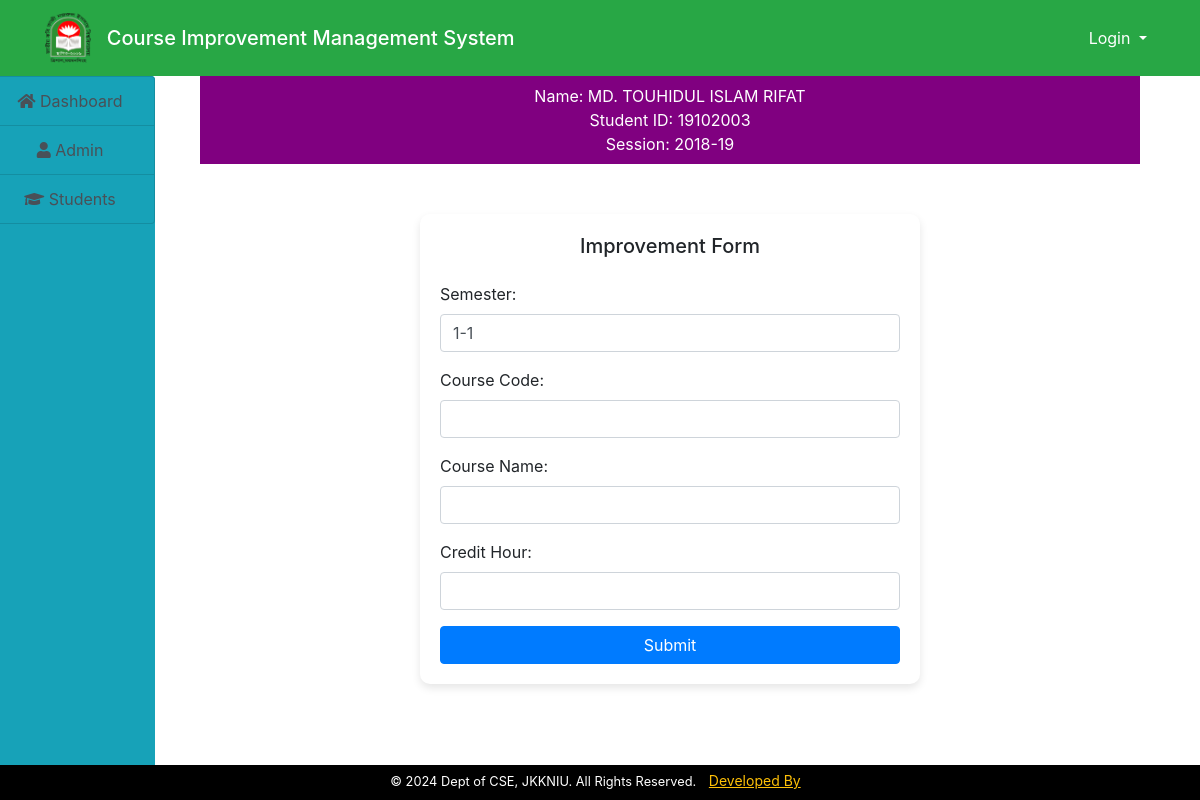
The page /admin/add_for_imp.php?id=3&name=touhid on the database its author committed.
### tables this page shows
CREATE TABLE `students` (
  `id` int(11) NOT NULL,
  `name` varchar(200) NOT NULL,
  `username` varchar(200) NOT NULL,
  `department` varchar(40) NOT NULL,
  `stud_id` varchar(100) NOT NULL,
  `reg_no` varchar(100) NOT NULL,
  `email` varchar(200) NOT NULL,
  `gender` varchar(200) NOT NULL,
  `phone` varchar(200) NOT NULL,
  `password` varchar(200) NOT NULL,
  `data_reg` varchar(200) NOT NULL,
  `status` varchar(200) NOT NULL,
  `session` varchar(200) NOT NULL,
  `otp` varchar(100) NOT NULL,
  `profile` varchar(200) NOT NULL
);

### admin/add_for_imp.php (the view, shortened to what this page needs)
<!DOCTYPE html>
<html lang="en">
<head>
    <link rel="stylesheet" href="https://maxcdn.bootstrapcdn.com/bootstrap/4.5.2/css/bootstrap.min.css">
</head>
<body>
    <?php
    include("../include/header.php");
    include("../include/connect.php");
    ?>
    <div class="container-fluid">
        <div class="row">
            <div class="col-md-2" style="margin-left: -30px;">
                <?php include("sidenav.php"); ?>
            </div>
            <div class="col-md-10">
                <div class="container">
                    <?php
                    if (isset($_GET['id'])) {
                        $id = (int)$_GET['id'];
                        $query = "SELECT * FROM students WHERE id='$id'";
                        $res = mysqli_query($conn, $query);
                        $row = mysqli_fetch_array($res);
                    }
                    ?>
                    <div>
                        <p style="text-align:center;color:#fff;background:purple;margin:0;padding:8px;width:100%"><?php echo "Name: " . $row['name'] . "<br>Student ID: " . $row['stud_id']."<br>Session: " . $row['session']; ?></p>
                    </div>
                    <div class="form-card">
                        <div><h5 class="text-center mb-4">Improvement Form</h5></div>
                        <form action="" method="POST">
                                <div class="form-group">
                                    <label for="semester">Semester:</label>
                                    <select class="form-control" id="semester" name="semester" required>
                                        <option value="1_1">1-1</option>
                                    </select>
                                </div>
                                <div class="form-group">
                                    <label for="course_code">Course Code:</label>
                                    <input type="text" class="form-control" id="course_code" name="course_code" required>
                                </div>
                                <div class="form-group">
                                    <label for="course_name">Course Name:</label>
                                    <input type="text" class="form-control" id="course_name" name="course_name" required>
                                </div>
                                <div class="form-group">
                                    <label for="credit_hour">Credit Hour:</label>
                                    <input type="text" class="form-control" id="credit_hour" name="credit_hour" required>
                                </div>
                                <button type="submit" class="btn btn-primary btn-block">Submit</button>
                        </form>
                    </div>
                </div>
            </div>
        </div>
    </div>
    <?php
        include("../footer.php");
    ?>
</body>
</html>

### admin/add_for_imp.php (style rules this page uses)
.form-card { max-width: 500px; margin: auto; margin-top: 50px; padding: 20px; border-radius: 10px; box-shadow: 0 4px 8px rgba(0, 0, 0, 0.1); }

### rows shown on the page
students: name "MD. TOUHIDUL ISLAM RIFAT", stud "19102003", session "2018-19"
